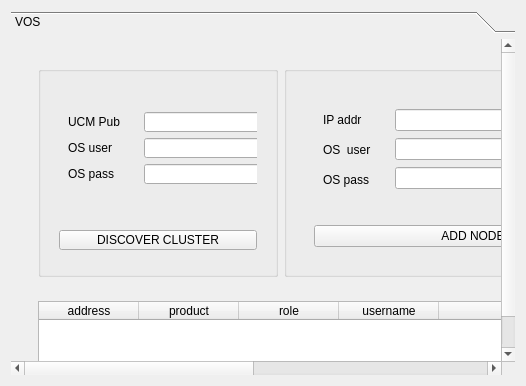
     <widget class="QWidget" name="tab_cli">
      <attribute name="title">
       <string>Platform</string>
      </attribute>
      <layout class="QHBoxLayout" name="horizontalLayout_12">
       <item>
        <widget class="QToolBox" name="toolBox">
         <property name="currentIndex">
          <number>0</number>
         </property>
         <widget class="QWidget" name="page_VOS">
          <property name="geometry">
           <rect>
            <x>0</x>
            <y>0</y>
            <width>1362</width>
            <height>605</height>
           </rect>
          </property>
          <attribute name="label">
           <string>VOS</string>
          </attribute>
          <layout class="QHBoxLayout" name="horizontalLayout_30">
           <item>
            <widget class="QWidget" name="widget_30" native="true">
             <property name="sizePolicy">
              <sizepolicy hsizetype="Preferred" vsizetype="Preferred">
               <horstretch>0</horstretch>
               <verstretch>0</verstretch>
              </sizepolicy>
             </property>
             <property name="minimumSize">
              <size>
               <width>660</width>
               <height>0</height>
              </size>
             </property>
             <property name="maximumSize">
              <size>
               <width>600</width>
               <height>169865</height>
              </size>
             </property>
             <layout class="QVBoxLayout" name="verticalLayout_10">
              <item>
               <widget class="QWidget" name="widget_25" native="true">
                <property name="sizePolicy">
                 <sizepolicy hsizetype="Expanding" vsizetype="Fixed">
                  <horstretch>0</horstretch>
                  <verstretch>0</verstretch>
                 </sizepolicy>
                </property>
                <layout class="QHBoxLayout" name="horizontalLayout_8">
                 <item>
                  <widget class="QGroupBox" name="groupBox">
                   <property name="sizePolicy">
                    <sizepolicy hsizetype="Fixed" vsizetype="Minimum">
                     <horstretch>0</horstretch>
                     <verstretch>0</verstretch>
                    </sizepolicy>
                   </property>
                   <property name="minimumSize">
                    <size>
                     <width>240</width>
                     <height>0</height>
                    </size>
                   </property>
                   <property name="maximumSize">
                    <size>
                     <width>230</width>
                     <height>16777215</height>
                    </size>
                   </property>
                   <property name="palette">
                    <palette>
                     <active>
                      <colorrole role="Text">
                       <brush brushstyle="SolidPattern">
                        <color alpha="255">
                         <red>0</red>
                         <green>0</green>
                         <blue>0</blue>
                        </color>
                       </brush>
                      </colorrole>
                     </active>
                     <inactive>
                      <colorrole role="Text">
                       <brush brushstyle="SolidPattern">
                        <color alpha="255">
                         <red>0</red>
                         <green>0</green>
                         <blue>0</blue>
                        </color>
                       </brush>
                      </colorrole>
                     </inactive>
                     <disabled>
                      <colorrole role="Text">
                       <brush brushstyle="SolidPattern">
                        <color alpha="255">
                         <red>120</red>
                         <green>120</green>
                         <blue>120</blue>
                        </color>
                       </brush>
                      </colorrole>
                     </disabled>
                    </palette>
                   </property>
                   <layout class="QVBoxLayout" name="verticalLayout_8">
                    <item>
                     <widget class="QWidget" name="widget_24" native="true">
                      <property name="sizePolicy">
                       <sizepolicy hsizetype="Preferred" vsizetype="Preferred">
                        <horstretch>0</horstretch>
                        <verstretch>0</verstretch>
                       </sizepolicy>
                      </property>
                      <property name="maximumSize">
                       <size>
                        <width>16777215</width>
                        <height>108</height>
                       </size>
                      </property>
                      <layout class="QHBoxLayout" name="horizontalLayout">
                       <item>
                        <widget class="QWidget" name="widget_15" native="true">
                         <layout class="QVBoxLayout" name="verticalLayout_18">
                          <item>
                           <widget class="QLabel" name="UCMPub_Label">
                            <property name="text">
                             <string>UCM Pub</string>
                            </property>
                           </widget>
                          </item>
                          <item>
                           <widget class="QLabel" name="UCMPubCLI_username_label">
                            <property name="text">
                             <string>OS user</string>
                            </property>
                           </widget>
                          </item>
                          <item>
                           <widget class="QLabel" name="label_22">
                            <property name="text">
                             <string>OS pass</string>
                            </property>
                           </widget>
                          </item>
                         </layout>
                        </widget>
                       </item>
                       <item>
                        <widget class="QWidget" name="widget_19" native="true">
                         <layout class="QVBoxLayout" name="verticalLayout_6">
                          <item>
                           <widget class="QLineEdit" name="UCMPub_IP_CLI_line">
                            <property name="sizePolicy">
                             <sizepolicy hsizetype="Expanding" vsizetype="Fixed">
                              <horstretch>0</horstretch>
                              <verstretch>0</verstretch>
                             </sizepolicy>
                            </property>
                            <property name="minimumSize">
                             <size>
                              <width>117</width>
                              <height>17</height>
                             </size>
                            </property>
                            <property name="maximumSize">
                             <size>
                              <width>23</width>
                              <height>16777215</height>
                             </size>
                            </property>
                            <property name="text">
                             <string/>
                            </property>
                           </widget>
                          </item>
                          <item>
                           <widget class="QLineEdit" name="UCMPub_Username_CLI_line">
                            <property name="minimumSize">
                             <size>
                              <width>117</width>
                              <height>17</height>
                             </size>
                            </property>
                            <property name="maximumSize">
                             <size>
                              <width>125</width>
                              <height>16777215</height>
                             </size>
                            </property>
                            <property name="text">
                             <string/>
                            </property>
                           </widget>
                          </item>
                          <item>
                           <widget class="QLineEdit" name="UCMPub_Password_CLI_line">
                            <property name="minimumSize">
                             <size>
                              <width>117</width>
                              <height>17</height>
                             </size>
                            </property>
                            <property name="maximumSize">
                             <size>
                              <width>125</width>
                              <height>16777215</height>
                             </size>
                            </property>
                            <property name="text">
                             <string/>
                            </property>
                            <property name="echoMode">
                             <enum>QLineEdit::Password</enum>
                            </property>
                           </widget>
                          </item>
                         </layout>
                        </widget>
                       </item>
                      </layout>
                      <zorder>widget_19</zorder>
                      <zorder>widget_15</zorder>
                     </widget>
                    </item>
                    <item>
                     <widget class="QWidget" name="widget_10" native="true">
                      <property name="maximumSize">
                       <size>
                        <width>16777215</width>
                        <height>30</height>
                       </size>
                      </property>
                      <layout class="QVBoxLayout" name="verticalLayout_15">
                       <item>
                        <widget class="QPushButton" name="pushButton_discover_nodes_UCM">
                         <property name="sizePolicy">
                          <sizepolicy hsizetype="Minimum" vsizetype="Fixed">
                           <horstretch>0</horstretch>
                           <verstretch>0</verstretch>
                          </sizepolicy>
                         </property>
                         <property name="minimumSize">
                          <size>
                           <width>20</width>
                           <height>20</height>
                          </size>
                         </property>
                         <property name="maximumSize">
                          <size>
                           <width>16777215</width>
                           <height>16777215</height>
                          </size>
                         </property>
                         <property name="layoutDirection">
                          <enum>Qt::LeftToRight</enum>
                         </property>
                         <property name="autoFillBackground">
                          <bool>true</bool>
                         </property>
                         <property name="text">
                          <string>DISCOVER CLUSTER</string>
                         </property>
                        </widget>
                       </item>
                      </layout>
                     </widget>
                    </item>
                   </layout>
                  </widget>
                 </item>
                 <item>
                  <widget class="QGroupBox" name="groupBox_2">
                   <property name="minimumSize">
                    <size>
                     <width>0</width>
                     <height>0</height>
                    </size>
                   </property>
                   <layout class="QVBoxLayout" name="verticalLayout_9">
                    <item>
                     <widget class="QWidget" name="widget_7" native="true">
                      <layout class="QVBoxLayout" name="verticalLayout_13">
                       <item>
                        <widget class="QWidget" name="widget_9" native="true">
                         <layout class="QHBoxLayout" name="horizontalLayout_9">
                          <item>
                           <widget class="QWidget" name="widget_16" native="true">
                            <layout class="QVBoxLayout" name="verticalLayout_19">
                             <item>
                              <widget class="QLabel" name="UCMPub_Label_2">
                               <property name="text">
                                <string>IP addr</string>
                               </property>
                              </widget>
                             </item>
                             <item>
                              <widget class="QLabel" name="UCMPubCLI_username_label_2">
                               <property name="text">
                                <string>OS  user</string>
                               </property>
                              </widget>
                             </item>
                             <item>
                              <widget class="QLabel" name="label_23">
                               <property name="text">
                                <string>OS pass</string>
                               </property>
                              </widget>
                             </item>
                            </layout>
                           </widget>
                          </item>
                          <item>
                           <widget class="QWidget" name="widget_20" native="true">
                            <property name="minimumSize">
                             <size>
                              <width>130</width>
                              <height>0</height>
                             </size>
                            </property>
                            <property name="palette">
                             <palette>
                              <active>
                               <colorrole role="Text">
                                <brush brushstyle="SolidPattern">
                                 <color alpha="255">
                                  <red>0</red>
                                  <green>0</green>
                                  <blue>0</blue>
                                 </color>
                                </brush>
                               </colorrole>
                              </active>
                              <inactive>
                               <colorrole role="Text">
                                <brush brushstyle="SolidPattern">
                                 <color alpha="255">
                                  <red>0</red>
                                  <green>0</green>
                                  <blue>0</blue>
                                 </color>
                                </brush>
                               </colorrole>
                              </inactive>
                              <disabled>
                               <colorrole role="Text">
                                <brush brushstyle="SolidPattern">
                                 <color alpha="255">
                                  <red>120</red>
                                  <green>120</green>
                                  <blue>120</blue>
                                 </color>
                                </brush>
                               </colorrole>
                              </disabled>
                             </palette>
                            </property>
                            <layout class="QVBoxLayout" name="verticalLayout_7">
                             <item>
                              <widget class="QLineEdit" name="UCMPub_IP_CLI_line_2">
                               <property name="minimumSize">
                                <size>
                                 <width>110</width>
                                 <height>17</height>
                                </size>
                               </property>
                               <property name="maximumSize">
                                <size>
                                 <width>125</width>
                                 <height>16777215</height>
                                </size>
                               </property>
                               <property name="text">
                                <string/>
                               </property>
                              </widget>
                             </item>
                             <item>
                              <widget class="QLineEdit" name="UCMPub_Username_CLI_line_2">
                               <property name="minimumSize">
                                <size>
                                 <width>110</width>
                                 <height>17</height>
                                </size>
                               </property>
                               <property name="maximumSize">
                                <size>
                                 <width>125</width>
                                 <height>16777215</height>
                                </size>
                               </property>
                               <property name="text">
                                <string/>
                               </property>
                              </widget>
                             </item>
                             <item>
                              <widget class="QLineEdit" name="UCMPub_Password_CLI_line_2">
                               <property name="minimumSize">
                                <size>
                                 <width>110</width>
                                 <height>17</height>
                                </size>
                               </property>
                               <property name="maximumSize">
                                <size>
                                 <width>125</width>
                                 <height>16777215</height>
                                </size>
                               </property>
                               <property name="text">
                                <string/>
                               </property>
                               <property name="echoMode">
                                <enum>QLineEdit::Password</enum>
                               </property>
                              </widget>
                             </item>
                            </layout>
                           </widget>
                          </item>
                          <item>
                           <widget class="QWidget" name="widget_8" native="true">
                            <layout class="QVBoxLayout" name="verticalLayout_14">
                             <item>
                              <widget class="QWidget" name="widget_26" native="true">
                               <layout class="QHBoxLayout" name="horizontalLayout_2">
                                <item>
                                 <widget class="QRadioButton" name="radioButton_vos_sub">
                                  <property name="text">
                                   <string>Sub</string>
                                  </property>
                                  <property name="checked">
                                   <bool>true</bool>
                                  </property>
                                 </widget>
                                </item>
                                <item>
                                 <widget class="QRadioButton" name="radioButton_vos_pub">
                                  <property name="text">
                                   <string>Pub</string>
                                  </property>
                                  <property name="checked">
                                   <bool>false</bool>
                                  </property>
                                 </widget>
                                </item>
                               </layout>
                              </widget>
                             </item>
                             <item>
                              <widget class="QWidget" name="widget_21" native="true">
                               <property name="minimumSize">
                                <size>
                                 <width>0</width>
                                 <height>38</height>
                                </size>
                               </property>
                               <layout class="QHBoxLayout" name="horizontalLayout_10">
                                <item>
                                 <widget class="QLabel" name="label_product_vos_gen">
                                  <property name="text">
                                   <string>Product</string>
                                  </property>
                                 </widget>
                                </item>
                                <item>
                                 <widget class="QComboBox" name="comboBox_product_vos_gen">
                                  <item>
                                   <property name="text">
                                    <string>UCM</string>
                                   </property>
                                  </item>
                                  <item>
                                   <property name="text">
                                    <string>IMP</string>
                                   </property>
                                  </item>
                                  <item>
                                   <property name="text">
                                    <string>CUC</string>
                                   </property>
                                  </item>
                                  <item>
                                   <property name="text">
                                    <string>CER</string>
                                   </property>
                                  </item>
                                 </widget>
                                </item>
                               </layout>
                              </widget>
                             </item>
                            </layout>
                            <zorder>widget_21</zorder>
                            <zorder>widget_26</zorder>
                           </widget>
                          </item>
                         </layout>
                        </widget>
                       </item>
                       <item>
                        <widget class="QWidget" name="widget_27" native="true">
                         <property name="minimumSize">
                          <size>
                           <width>0</width>
                           <height>38</height>
                          </size>
                         </property>
                         <layout class="QHBoxLayout" name="horizontalLayout_11">
                          <item>
                           <widget class="QPushButton" name="pushButton_add_node">
                            <property name="text">
                             <string>ADD NODE</string>
                            </property>
                           </widget>
                          </item>
                         </layout>
                        </widget>
                       </item>
                      </layout>
                     </widget>
                    </item>
                   </layout>
                  </widget>
                 </item>
                </layout>
               </widget>
              </item>
              <item>
               <widget class="QWidget" name="widget_46" native="true">
                <property name="minimumSize">
                 <size>
                  <width>621</width>
                  <height>0</height>
                 </size>
                </property>
                <layout class="QVBoxLayout" name="verticalLayout_17">
                 <item>
                  <widget class="QTableWidget" name="tableWidget_ucm_cluster_cli">
                   <property name="alternatingRowColors">
                    <bool>false</bool>
                   </property>
                   <property name="selectionBehavior">
                    <enum>QAbstractItemView::SelectRows</enum>
                   </property>
                   <property name="showGrid">
                    <bool>false</bool>
                   </property>
                   <property name="sortingEnabled">
                    <bool>true</bool>
                   </property>
                   <property name="columnCount">
                    <number>5</number>
                   </property>
                   <attribute name="horizontalHeaderCascadingSectionResizes">
                    <bool>false</bool>
                   </attribute>
                   <attribute name="horizontalHeaderHighlightSections">
                    <bool>true</bool>
                   </attribute>
                   <attribute name="horizontalHeaderStretchLastSection">
                    <bool>true</bool>
                   </attribute>
                   <attribute name="verticalHeaderHighlightSections">
                    <bool>true</bool>
                   </attribute>
                   <column>
                    <property name="text">
                     <string>address</string>
                    </property>
                   </column>
                   <column>
                    <property name="text">
                     <string>product</string>
                    </property>
                   </column>
                   <column>
                    <property name="text">
                     <string>role</string>
                    </property>
                   </column>
                   <column>
                    <property name="text">
                     <string>username</string>
                    </property>
                   </column>
                   <column>
                    <property name="text">
                     <string>password</string>
                    </property>
                   </column>
                  </widget>
                 </item>
                </layout>
               </widget>
              </item>
             </layout>
             <zorder>widget_46</zorder>
             <zorder>widget_25</zorder>
            </widget>
           </item>
           <item>
            <widget class="QWidget" name="widget_47" native="true">
             <layout class="QVBoxLayout" name="verticalLayout_12">
              <item>
               <widget class="QWidget" name="widget_49" native="true">
                <property name="minimumSize">
                 <size>
                  <width>0</width>
                  <height>0</height>
                 </size>
                </property>
                <layout class="QVBoxLayout" name="verticalLayout_20">
                 <item>
                  <widget class="QWidget" name="widget_50" native="true">
                   <property name="minimumSize">
                    <size>
                     <width>0</width>
                     <height>50</height>
                    </size>
                   </property>
                   <property name="maximumSize">
                    <size>
                     <width>16777215</width>
                     <height>16777215</height>
                    </size>
                   </property>
                   <layout class="QHBoxLayout" name="horizontalLayout_5">
                    <item>
                     <widget class="QPushButton" name="pushButton_execute_cli_ucm">
                      <property name="sizePolicy">
                       <sizepolicy hsizetype="Preferred" vsizetype="Fixed">
                        <horstretch>0</horstretch>
                        <verstretch>0</verstretch>
                       </sizepolicy>
                      </property>
                      <property name="text">
                       <string>START</string>
                      </property>
                     </widget>
                    </item>
                    <item>
                     <widget class="QPushButton" name="pushButton_stop_cli_ucm">
                      <property name="text">
                       <string>STOP</string>
                      </property>
                     </widget>
                    </item>
                    <item>
                     <widget class="QPushButton" name="pushButton_refresh_cli_ucm">
                      <property name="text">
                       <string>REFRESH</string>
                      </property>
                     </widget>
                    </item>
                   </layout>
                  </widget>
                 </item>
                 <item>
                  <widget class="QTreeWidget" name="treeWidget_ucm_cli">
                   <property name="toolTip">
                    <string/>
                   </property>
                   <property name="statusTip">
                    <string notr="true"/>
                   </property>
                   <property name="autoExpandDelay">
                    <number>0</number>
                   </property>
                   <column>
                    <property name="text">
                     <string>CLI Commands</string>
                    </property>
                   </column>
                  </widget>
                 </item>
                </layout>
               </widget>
              </item>
             </layout>
            </widget>
           </item>
          </layout>
         </widget>
        </widget>
       </item>
      </layout>
     </widget>
